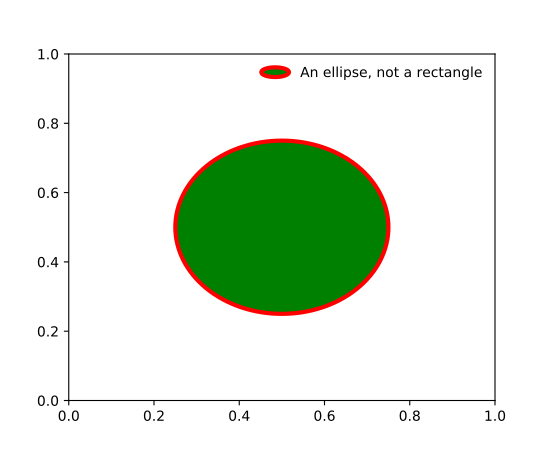

Reproduce this figure in Python.
from matplotlib.legend_handler import HandlerPatch
import matplotlib.pyplot as plt
import matplotlib.patches as mpatches


class HandlerEllipse(HandlerPatch):
    def create_artists(self, legend, orig_handle,
                       xdescent, ydescent, width, height, fontsize, trans):
        center = 0.5 * width - 0.5 * xdescent, 0.5 * height - 0.5 * ydescent
        p = mpatches.Ellipse(xy=center, width=width + xdescent,
                             height=height + ydescent)
        self.update_prop(p, orig_handle, legend)
        p.set_transform(trans)
        return [p]


c = mpatches.Circle((0.5, 0.5), 0.25, facecolor="green",
                    edgecolor="red", linewidth=3)
plt.gca().add_patch(c)

plt.legend([c], ["An ellipse, not a rectangle"],
           handler_map={mpatches.Circle: HandlerEllipse()})
